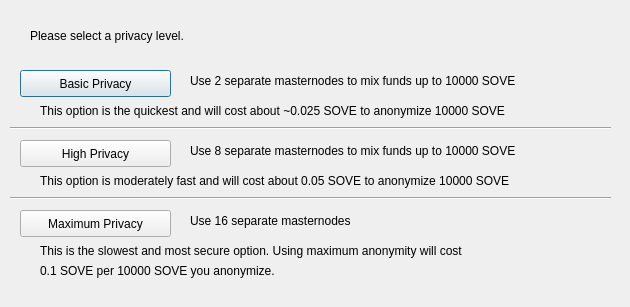
<?xml version="1.0" encoding="UTF-8"?>
<ui version="4.0">
 <class>ObfuscationConfig</class>
 <widget class="QDialog" name="ObfuscationConfig">
  <property name="geometry">
   <rect>
    <x>0</x>
    <y>0</y>
    <width>630</width>
    <height>307</height>
   </rect>
  </property>
  <property name="windowTitle">
   <string>Configure Obfuscation</string>
  </property>
  <widget class="QPushButton" name="buttonBasic">
   <property name="geometry">
    <rect>
     <x>20</x>
     <y>70</y>
     <width>151</width>
     <height>27</height>
    </rect>
   </property>
   <property name="text">
    <string>Basic Privacy</string>
   </property>
  </widget>
  <widget class="QPushButton" name="buttonHigh">
   <property name="geometry">
    <rect>
     <x>20</x>
     <y>140</y>
     <width>151</width>
     <height>27</height>
    </rect>
   </property>
   <property name="text">
    <string>High Privacy</string>
   </property>
  </widget>
  <widget class="QPushButton" name="buttonMax">
   <property name="geometry">
    <rect>
     <x>20</x>
     <y>210</y>
     <width>151</width>
     <height>27</height>
    </rect>
   </property>
   <property name="text">
    <string>Maximum Privacy</string>
   </property>
  </widget>
  <widget class="QLabel" name="label">
   <property name="geometry">
    <rect>
     <x>30</x>
     <y>20</y>
     <width>571</width>
     <height>31</height>
    </rect>
   </property>
   <property name="text">
    <string>Please select a privacy level.</string>
   </property>
  </widget>
  <widget class="QLabel" name="label_2">
   <property name="geometry">
    <rect>
     <x>190</x>
     <y>70</y>
     <width>421</width>
     <height>21</height>
    </rect>
   </property>
   <property name="text">
    <string>Use 2 separate masternodes to mix funds up to 10000 SOVE</string>
   </property>
  </widget>
  <widget class="QLabel" name="label_3">
   <property name="geometry">
    <rect>
     <x>190</x>
     <y>140</y>
     <width>411</width>
     <height>21</height>
    </rect>
   </property>
   <property name="text">
    <string>Use 8 separate masternodes to mix funds up to 10000 SOVE</string>
   </property>
  </widget>
  <widget class="QLabel" name="label_4">
   <property name="geometry">
    <rect>
     <x>190</x>
     <y>210</y>
     <width>421</width>
     <height>21</height>
    </rect>
   </property>
   <property name="text">
    <string>Use 16 separate masternodes</string>
   </property>
  </widget>
  <widget class="QLabel" name="label_6">
   <property name="geometry">
    <rect>
     <x>40</x>
     <y>100</y>
     <width>561</width>
     <height>21</height>
    </rect>
   </property>
   <property name="text">
    <string>This option is the quickest and will cost about ~0.025 SOVE to anonymize 10000 SOVE</string>
   </property>
  </widget>
  <widget class="QLabel" name="label_7">
   <property name="geometry">
    <rect>
     <x>40</x>
     <y>170</y>
     <width>561</width>
     <height>21</height>
    </rect>
   </property>
   <property name="text">
    <string>This option is moderately fast and will cost about 0.05 SOVE to anonymize 10000 SOVE</string>
   </property>
  </widget>
  <widget class="QLabel" name="label_8">
   <property name="geometry">
    <rect>
     <x>40</x>
     <y>240</y>
     <width>561</width>
     <height>21</height>
    </rect>
   </property>
   <property name="text">
    <string>This is the slowest and most secure option. Using maximum anonymity will cost</string>
   </property>
  </widget>
  <widget class="QLabel" name="label_9">
   <property name="geometry">
    <rect>
     <x>40</x>
     <y>260</y>
     <width>561</width>
     <height>21</height>
    </rect>
   </property>
   <property name="text">
    <string>0.1 SOVE per 10000 SOVE you anonymize.</string>
   </property>
  </widget>
  <widget class="Line" name="line">
   <property name="geometry">
    <rect>
     <x>10</x>
     <y>120</y>
     <width>601</width>
     <height>16</height>
    </rect>
   </property>
   <property name="orientation">
    <enum>Qt::Horizontal</enum>
   </property>
  </widget>
  <widget class="Line" name="line_2">
   <property name="geometry">
    <rect>
     <x>10</x>
     <y>190</y>
     <width>601</width>
     <height>16</height>
    </rect>
   </property>
   <property name="orientation">
    <enum>Qt::Horizontal</enum>
   </property>
  </widget>
 </widget>
 <resources/>
 <connections/>
</ui>
